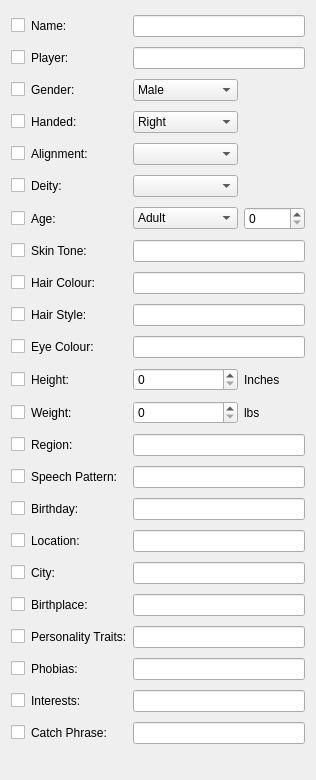
                  <widget class="QWidget" name="scrlAreaDetails">
                   <property name="geometry">
                    <rect>
                     <x>0</x>
                     <y>0</y>
                     <width>312</width>
                     <height>780</height>
                    </rect>
                   </property>
                   <layout class="QGridLayout" name="gridLayout_35">
                    <item row="5" column="1">
                     <widget class="QLabel" name="lblDetailsDeity">
                      <property name="text">
                       <string>Deity:</string>
                      </property>
                     </widget>
                    </item>
                    <item row="5" column="2">
                     <widget class="QComboBox" name="cmbDetailsDeity"/>
                    </item>
                    <item row="1" column="0">
                     <widget class="QCheckBox" name="chkDetailsPlayer">
                      <property name="text">
                       <string/>
                      </property>
                     </widget>
                    </item>
                    <item row="12" column="2">
                     <widget class="QSpinBox" name="spnDetailsWeight">
                      <property name="maximum">
                       <number>999999</number>
                      </property>
                     </widget>
                    </item>
                    <item row="16" column="0">
                     <widget class="QCheckBox" name="chkDetailsLocation">
                      <property name="text">
                       <string/>
                      </property>
                     </widget>
                    </item>
                    <item row="2" column="3">
                     <spacer name="horizontalSpacerDetails">
                      <property name="orientation">
                       <enum>Qt::Horizontal</enum>
                      </property>
                      <property name="sizeHint" stdset="0">
                       <size>
                        <width>40</width>
                        <height>20</height>
                       </size>
                      </property>
                     </spacer>
                    </item>
                    <item row="4" column="0">
                     <widget class="QCheckBox" name="chkDetailsAlignment">
                      <property name="text">
                       <string/>
                      </property>
                     </widget>
                    </item>
                    <item row="2" column="0">
                     <widget class="QCheckBox" name="chkDetailsGender">
                      <property name="text">
                       <string/>
                      </property>
                     </widget>
                    </item>
                    <item row="0" column="0">
                     <widget class="QCheckBox" name="chkDetailsName">
                      <property name="text">
                       <string/>
                      </property>
                     </widget>
                    </item>
                    <item row="1" column="2" colspan="2">
                     <widget class="QLineEdit" name="qlnDetailsPlayer"/>
                    </item>
                    <item row="0" column="2" colspan="2">
                     <widget class="QLineEdit" name="qlnDetailsName"/>
                    </item>
                    <item row="2" column="2">
                     <widget class="QComboBox" name="cmbDetailsGender">
                      <item>
                       <property name="text">
                        <string>Male</string>
                       </property>
                      </item>
                      <item>
                       <property name="text">
                        <string>Female</string>
                       </property>
                      </item>
                      <item>
                       <property name="text">
                        <string>Neuter</string>
                       </property>
                      </item>
                      <item>
                       <property name="text">
                        <string>Other</string>
                       </property>
                      </item>
                     </widget>
                    </item>
                    <item row="3" column="0">
                     <widget class="QCheckBox" name="chkDetailsHanded">
                      <property name="text">
                       <string/>
                      </property>
                     </widget>
                    </item>
                    <item row="2" column="1">
                     <widget class="QLabel" name="lblDetailsGender">
                      <property name="text">
                       <string>Gender:</string>
                      </property>
                     </widget>
                    </item>
                    <item row="0" column="1">
                     <widget class="QLabel" name="lblDetailsName">
                      <property name="text">
                       <string>Name:</string>
                      </property>
                     </widget>
                    </item>
                    <item row="1" column="1">
                     <widget class="QLabel" name="lblDetailsPlayer">
                      <property name="text">
                       <string>Player:</string>
                      </property>
                     </widget>
                    </item>
                    <item row="4" column="2">
                     <widget class="QComboBox" name="cmbDetailsAlignment"/>
                    </item>
                    <item row="3" column="1">
                     <widget class="QLabel" name="lblDetailsHanded">
                      <property name="text">
                       <string>Handed:</string>
                      </property>
                     </widget>
                    </item>
                    <item row="8" column="0">
                     <widget class="QCheckBox" name="chkDetailsHairColour">
                      <property name="text">
                       <string/>
                      </property>
                     </widget>
                    </item>
                    <item row="5" column="0">
                     <widget class="QCheckBox" name="chkDetailsDeity">
                      <property name="text">
                       <string/>
                      </property>
                     </widget>
                    </item>
                    <item row="3" column="2">
                     <widget class="QComboBox" name="cmbDetailsHanded">
                      <item>
                       <property name="text">
                        <string>Right</string>
                       </property>
                      </item>
                      <item>
                       <property name="text">
                        <string>Left</string>
                       </property>
                      </item>
                      <item>
                       <property name="text">
                        <string>Ambidextrous</string>
                       </property>
                      </item>
                      <item>
                       <property name="text">
                        <string>None</string>
                       </property>
                      </item>
                      <item>
                       <property name="text">
                        <string>Other</string>
                       </property>
                      </item>
                     </widget>
                    </item>
                    <item row="4" column="1">
                     <widget class="QLabel" name="lblDetailsAlignment">
                      <property name="text">
                       <string>Alignment:</string>
                      </property>
                     </widget>
                    </item>
                    <item row="6" column="0">
                     <widget class="QCheckBox" name="chkDetailsAge">
                      <property name="text">
                       <string/>
                      </property>
                     </widget>
                    </item>
                    <item row="6" column="2">
                     <widget class="QComboBox" name="cmbDetailsAgeCategory">
                      <item>
                       <property name="text">
                        <string>Adult</string>
                       </property>
                      </item>
                      <item>
                       <property name="text">
                        <string>Middle-Aged</string>
                       </property>
                      </item>
                      <item>
                       <property name="text">
                        <string>Old</string>
                       </property>
                      </item>
                      <item>
                       <property name="text">
                        <string>Venerable</string>
                       </property>
                      </item>
                     </widget>
                    </item>
                    <item row="6" column="3">
                     <widget class="QSpinBox" name="spnDetailsAge">
                      <property name="maximum">
                       <number>99999</number>
                      </property>
                     </widget>
                    </item>
                    <item row="6" column="1">
                     <widget class="QLabel" name="lblDetailsAge">
                      <property name="text">
                       <string>Age:</string>
                      </property>
                     </widget>
                    </item>
                    <item row="13" column="2" colspan="2">
                     <widget class="QLineEdit" name="qlnDetailsRegion"/>
                    </item>
                    <item row="8" column="2" colspan="2">
                     <widget class="QLineEdit" name="qlnDetailsHairColour"/>
                    </item>
                    <item row="11" column="2">
                     <widget class="QSpinBox" name="spnDetailsHeight"/>
                    </item>
                    <item row="7" column="1">
                     <widget class="QLabel" name="lblDetailsSkinTone">
                      <property name="text">
                       <string>Skin Tone:</string>
                      </property>
                     </widget>
                    </item>
                    <item row="10" column="2" colspan="2">
                     <widget class="QLineEdit" name="qlnDetailsEyeColour"/>
                    </item>
                    <item row="7" column="0">
                     <widget class="QCheckBox" name="chkDetailsSkinTone">
                      <property name="text">
                       <string/>
                      </property>
                     </widget>
                    </item>
                    <item row="7" column="2" colspan="2">
                     <widget class="QLineEdit" name="qlnDetailsSkinTone"/>
                    </item>
                    <item row="19" column="1">
                     <widget class="QLabel" name="lblDetailsPersonalityTraits">
                      <property name="text">
                       <string>Personality Traits:</string>
                      </property>
                     </widget>
                    </item>
                    <item row="19" column="0">
                     <widget class="QCheckBox" name="chkDetailsPersonalityTraits">
                      <property name="text">
                       <string/>
                      </property>
                     </widget>
                    </item>
                    <item row="12" column="0">
                     <widget class="QCheckBox" name="chkDetailsWeight">
                      <property name="text">
                       <string/>
                      </property>
                     </widget>
                    </item>
                    <item row="11" column="3">
                     <widget class="QLabel" name="lblDetailsInches">
                      <property name="text">
                       <string>Inches</string>
                      </property>
                     </widget>
                    </item>
                    <item row="14" column="0">
                     <widget class="QCheckBox" name="chkDetailsSpeechPattern">
                      <property name="text">
                       <string/>
                      </property>
                     </widget>
                    </item>
                    <item row="11" column="1">
                     <widget class="QLabel" name="lblDetailsHeight">
                      <property name="text">
                       <string>Height:</string>
                      </property>
                     </widget>
                    </item>
                    <item row="15" column="2" colspan="2">
                     <widget class="QLineEdit" name="qlnDetailsBirthday"/>
                    </item>
                    <item row="10" column="1">
                     <widget class="QLabel" name="lblDetailsEyeColour">
                      <property name="text">
                       <string>Eye Colour:</string>
                      </property>
                     </widget>
                    </item>
                    <item row="17" column="2" colspan="2">
                     <widget class="QLineEdit" name="qlnDetailsCity"/>
                    </item>
                    <item row="19" column="2" colspan="2">
                     <widget class="QLineEdit" name="qlnDetailsPersonalityTraits"/>
                    </item>
                    <item row="20" column="1">
                     <widget class="QLabel" name="lblDetailsPhobias">
                      <property name="text">
                       <string>Phobias:</string>
                      </property>
                     </widget>
                    </item>
                    <item row="12" column="1">
                     <widget class="QLabel" name="lblDetailsWeight">
                      <property name="text">
                       <string>Weight:</string>
                      </property>
                     </widget>
                    </item>
                    <item row="20" column="2" colspan="2">
                     <widget class="QLineEdit" name="qlnDetailsPhobias"/>
                    </item>
                    <item row="21" column="1">
                     <widget class="QLabel" name="lblDetailsInterests">
                      <property name="text">
                       <string>Interests:</string>
                      </property>
                     </widget>
                    </item>
                    <item row="13" column="1">
                     <widget class="QLabel" name="lblDetailsRegion">
                      <property name="text">
                       <string>Region:</string>
                      </property>
                     </widget>
                    </item>
                    <item row="16" column="1">
                     <widget class="QLabel" name="lblDetailsLocation">
                      <property name="text">
                       <string>Location:</string>
                      </property>
                     </widget>
                    </item>
                    <item row="16" column="2" colspan="2">
                     <widget class="QLineEdit" name="qlnDetailsLocation"/>
                    </item>
                    <item row="10" column="0">
                     <widget class="QCheckBox" name="chkDetailsEyeColour">
                      <property name="text">
                       <string/>
                      </property>
                     </widget>
                    </item>
                    <item row="17" column="1">
                     <widget class="QLabel" name="lblDetailsCity">
                      <property name="text">
                       <string>City:</string>
                      </property>
                     </widget>
                    </item>
                    <item row="12" column="3">
                     <widget class="QLabel" name="lblDetailsLbs">
                      <property name="text">
                       <string>lbs</string>
                      </property>
                     </widget>
                    </item>
                    <item row="17" column="0">
                     <widget class="QCheckBox" name="chkDetailsCity">
                      <property name="text">
                       <string/>
                      </property>
                     </widget>
                    </item>
                    <item row="8" column="1">
                     <widget class="QLabel" name="lblDetailsHairColour">
                      <property name="text">
                       <string>Hair Colour:</string>
                      </property>
                     </widget>
                    </item>
                    <item row="18" column="0">
                     <widget class="QCheckBox" name="chkDetailsBirthplace">
                      <property name="text">
                       <string/>
                      </property>
                     </widget>
                    </item>
                    <item row="14" column="2" colspan="2">
                     <widget class="QLineEdit" name="qlnDetailsSpeechPattern"/>
                    </item>
                    <item row="18" column="1">
                     <widget class="QLabel" name="lblDetailsBirthplace">
                      <property name="text">
                       <string>Birthplace:</string>
                      </property>
                     </widget>
                    </item>
                    <item row="13" column="0">
                     <widget class="QCheckBox" name="chkDetailsRegion">
                      <property name="text">
                       <string/>
                      </property>
                     </widget>
                    </item>
                    <item row="9" column="0">
                     <widget class="QCheckBox" name="chkDetailsHairStyle">
                      <property name="text">
                       <string/>
                      </property>
                     </widget>
                    </item>
                    <item row="9" column="2" colspan="2">
                     <widget class="QLineEdit" name="qlnDetailsHairStyle"/>
                    </item>
                    <item row="18" column="2" colspan="2">
                     <widget class="QLineEdit" name="qlnDetailsBirthplace"/>
                    </item>
                    <item row="9" column="1">
                     <widget class="QLabel" name="lblDetailsHairStyle">
                      <property name="text">
                       <string>Hair Style:</string>
                      </property>
                     </widget>
                    </item>
                    <item row="15" column="0">
                     <widget class="QCheckBox" name="chkDetailsBirthday">
                      <property name="text">
                       <string/>
                      </property>
                     </widget>
                    </item>
                    <item row="15" column="1">
                     <widget class="QLabel" name="lblDetailsBirthday">
                      <property name="text">
                       <string>Birthday:</string>
                      </property>
                     </widget>
                    </item>
                    <item row="11" column="0">
                     <widget class="QCheckBox" name="chkDetailsHeight">
                      <property name="text">
                       <string/>
                      </property>
                     </widget>
                    </item>
                    <item row="14" column="1">
                     <widget class="QLabel" name="lblDetailsSpeechPattern">
                      <property name="text">
                       <string>Speech Pattern:</string>
                      </property>
                     </widget>
                    </item>
                    <item row="20" column="0">
                     <widget class="QCheckBox" name="chkDetailsPhobias">
                      <property name="text">
                       <string/>
                      </property>
                     </widget>
                    </item>
                    <item row="21" column="2" colspan="2">
                     <widget class="QLineEdit" name="qlnDetailsInterests"/>
                    </item>
                    <item row="21" column="0">
                     <widget class="QCheckBox" name="chkDetailsInterests">
                      <property name="text">
                       <string/>
                      </property>
                     </widget>
                    </item>
                    <item row="22" column="0">
                     <widget class="QCheckBox" name="chkDetailsCatchPhrase">
                      <property name="text">
                       <string/>
                      </property>
                     </widget>
                    </item>
                    <item row="22" column="1">
                     <widget class="QLabel" name="lblDetailsCatchPhrase">
                      <property name="text">
                       <string>Catch Phrase:</string>
                      </property>
                     </widget>
                    </item>
                    <item row="22" column="2" colspan="2">
                     <widget class="QLineEdit" name="qlnDetailsCatchPhrase"/>
                    </item>
                   </layout>
                  </widget>
